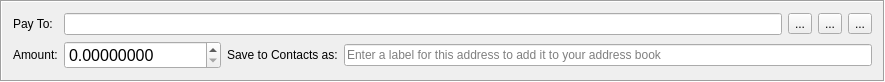
<?xml version="1.0" encoding="UTF-8"?>
<ui version="4.0">
 <class>TransferFrame</class>
 <widget class="QFrame" name="TransferFrame">
  <property name="geometry">
   <rect>
    <x>0</x>
    <y>0</y>
    <width>885</width>
    <height>80</height>
   </rect>
  </property>
  <property name="windowTitle">
   <string>Frame</string>
  </property>
  <property name="frameShape">
   <enum>QFrame::Box</enum>
  </property>
  <property name="frameShadow">
   <enum>QFrame::Sunken</enum>
  </property>
  <layout class="QGridLayout" name="gridLayout">
   <item row="0" column="0">
    <widget class="QLabel" name="label">
     <property name="text">
      <string>Pay To:</string>
     </property>
    </widget>
   </item>
   <item row="0" column="1" colspan="2">
    <layout class="QHBoxLayout" name="horizontalLayout_2">
     <item>
      <widget class="QLineEdit" name="m_addressEdit">
       <property name="clearButtonEnabled">
        <bool>false</bool>
       </property>
      </widget>
     </item>
     <item>
      <widget class="QToolButton" name="m_addressBookButton">
       <property name="toolTip">
        <string>Select recipient from Address Book</string>
       </property>
       <property name="text">
        <string>...</string>
       </property>
       <property name="icon">
        <iconset resource="../../resources.qrc">
         <normaloff>:/icons/add_recepient</normaloff>:/icons/add_recepient</iconset>
       </property>
      </widget>
     </item>
     <item>
      <widget class="QToolButton" name="m_pasteButton">
       <property name="toolTip">
        <string>Paste from clipboard</string>
       </property>
       <property name="text">
        <string>...</string>
       </property>
       <property name="icon">
        <iconset resource="../../resources.qrc">
         <normaloff>:/icons/paste</normaloff>:/icons/paste</iconset>
       </property>
      </widget>
     </item>
     <item>
      <widget class="QToolButton" name="m_removeButton">
       <property name="toolTip">
        <string>Remove recepient</string>
       </property>
       <property name="text">
        <string>...</string>
       </property>
       <property name="icon">
        <iconset resource="../../resources.qrc">
         <normaloff>:/icons/remove</normaloff>:/icons/remove</iconset>
       </property>
      </widget>
     </item>
    </layout>
   </item>
   <item row="1" column="0">
    <widget class="QLabel" name="label_3">
     <property name="text">
      <string>Amount:</string>
     </property>
    </widget>
   </item>
   <item row="1" column="1">
    <widget class="QDoubleSpinBox" name="m_amountSpin">
     <property name="font">
      <font>
       <pointsize>12</pointsize>
      </font>
     </property>
     <property name="cursor">
      <cursorShape>IBeamCursor</cursorShape>
     </property>
     <property name="layoutDirection">
      <enum>Qt::LeftToRight</enum>
     </property>
     <property name="locale">
      <locale language="English" country="UnitedStates"/>
     </property>
     <property name="suffix">
      <string notr="true"/>
     </property>
     <property name="decimals">
      <number>8</number>
     </property>
     <property name="maximum">
      <double>1000000000.00000000</double>
     </property>
    </widget>
   </item>
   <item row="1" column="2">
    <layout class="QHBoxLayout" name="horizontalLayout">
     <item>
      <widget class="QLabel" name="label_2">
       <property name="text">
        <string>Save to Contacts as:</string>
       </property>
      </widget>
     </item>
     <item>
      <widget class="QLineEdit" name="m_labelEdit">
       <property name="maxLength">
        <number>50</number>
       </property>
       <property name="placeholderText">
        <string>Enter a label for this address to add it to your address book</string>
       </property>
      </widget>
     </item>
    </layout>
   </item>
  </layout>
 </widget>
 <tabstops>
  <tabstop>m_addressEdit</tabstop>
  <tabstop>m_amountSpin</tabstop>
  <tabstop>m_labelEdit</tabstop>
  <tabstop>m_addressBookButton</tabstop>
  <tabstop>m_pasteButton</tabstop>
  <tabstop>m_removeButton</tabstop>
 </tabstops>
 <resources>
  <include location="../../resources.qrc"/>
 </resources>
 <connections>
  <connection>
   <sender>m_removeButton</sender>
   <signal>clicked()</signal>
   <receiver>TransferFrame</receiver>
   <slot>close()</slot>
   <hints>
    <hint type="sourcelabel">
     <x>862</x>
     <y>21</y>
    </hint>
    <hint type="destinationlabel">
     <x>442</x>
     <y>60</y>
    </hint>
   </hints>
  </connection>
  <connection>
   <sender>m_addressBookButton</sender>
   <signal>clicked()</signal>
   <receiver>TransferFrame</receiver>
   <slot>addressBookClicked()</slot>
   <hints>
    <hint type="sourcelabel">
     <x>786</x>
     <y>21</y>
    </hint>
    <hint type="destinationlabel">
     <x>442</x>
     <y>60</y>
    </hint>
   </hints>
  </connection>
  <connection>
   <sender>m_pasteButton</sender>
   <signal>clicked()</signal>
   <receiver>TransferFrame</receiver>
   <slot>pasteClicked()</slot>
   <hints>
    <hint type="sourcelabel">
     <x>824</x>
     <y>21</y>
    </hint>
    <hint type="destinationlabel">
     <x>442</x>
     <y>60</y>
    </hint>
   </hints>
  </connection>
  <connection>
   <sender>m_amountSpin</sender>
   <signal>valueChanged(double)</signal>
   <receiver>TransferFrame</receiver>
   <slot>amountValueChange()</slot>
   <hints>
    <hint type="sourcelabel">
     <x>150</x>
     <y>56</y>
    </hint>
    <hint type="destinationlabel">
     <x>442</x>
     <y>39</y>
    </hint>
   </hints>
  </connection>
  <connection>
   <sender>m_removeButton</sender>
   <signal>clicked()</signal>
   <receiver>TransferFrame</receiver>
   <slot>amountValueChange()</slot>
   <hints>
    <hint type="sourcelabel">
     <x>861</x>
     <y>23</y>
    </hint>
    <hint type="destinationlabel">
     <x>442</x>
     <y>39</y>
    </hint>
   </hints>
  </connection>
  <connection>
   <sender>m_addressEdit</sender>
   <signal>textEdited(QString)</signal>
   <receiver>TransferFrame</receiver>
   <slot>addressEdited(QString)</slot>
   <hints>
    <hint type="sourcelabel">
     <x>460</x>
     <y>18</y>
    </hint>
    <hint type="destinationlabel">
     <x>442</x>
     <y>66</y>
    </hint>
   </hints>
  </connection>
 </connections>
 <slots>
  <slot>addressBookClicked()</slot>
  <slot>pasteClicked()</slot>
  <slot>addressEdited(QString)</slot>
 </slots>
</ui>
